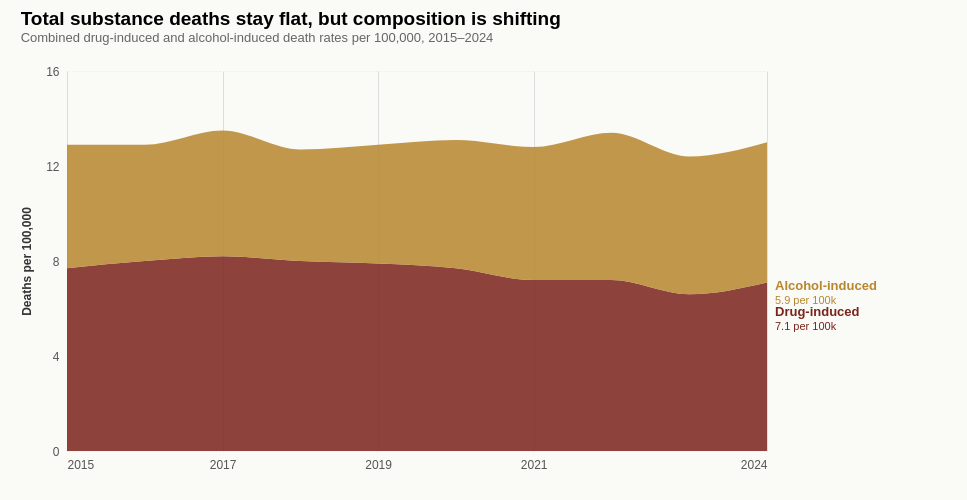

This figure's Vega-Lite source:
### Vega-Lite specification from a JSON file in a GitHub repository (floating-point values rounded to 4 significant figures)
{"$schema": "https://vega.github.io/schema/vega-lite/v5.json", "title": {"text": "Total substance deaths stay flat, but composition is shifting", "subtitle": "Combined drug-induced and alcohol-induced death rates per 100,000, 2015–2024", "anchor": "start", "fontSize": 19, "subtitleFontSize": 13, "subtitleColor": "#666", "offset": 20}, "config": {"view": {"stroke": null}, "font": "sans-serif"}, "background": "#FAFAF7", "width": 700, "height": 380, "padding": {"left": 20, "right": 90, "top": 10, "bottom": 30}, "data": {"values": [{"year": 2015, "category": "Drug-induced", "rate": 7.7}, {"year": 2015, "category": "Alcohol-induced", "rate": 5.2}, {"year": 2016, "category": "Drug-induced", "rate": 8.0}, {"year": 2016, "category": "Alcohol-induced", "rate": 4.9}, {"year": 2017, "category": "Drug-induced", "rate": 8.2}, {"year": 2017, "category": "Alcohol-induced", "rate": 5.3}, {"year": 2018, "category": "Drug-induced", "rate": 8.0}, {"year": 2018, "category": "Alcohol-induced", "rate": 4.7}, {"year": 2019, "category": "Drug-induced", "rate": 7.9}, {"year": 2019, "category": "Alcohol-induced", "rate": 5.0}, {"year": 2020, "category": "Drug-induced", "rate": 7.7}, {"year": 2020, "category": "Alcohol-induced", "rate": 5.4}, {"year": 2021, "category": "Drug-induced", "rate": 7.2}, {"year": 2021, "category": "Alcohol-induced", "rate": 5.6}, {"year": 2022, "category": "Drug-induced", "rate": 7.2}, {"year": 2022, "category": "Alcohol-induced", "rate": 6.2}, {"year": 2023, "category": "Drug-induced", "rate": 6.6}, {"year": 2023, "category": "Alcohol-induced", "rate": 5.8}, {"year": 2024, "category": "Drug-induced", "rate": 7.1}, {"year": 2024, "category": "Alcohol-induced", "rate": 5.9}]}, "encoding": {"x": {"field": "year", "type": "quantitative", "title": null, "scale": {"domain": [2015, 2024], "nice": false}, "axis": {"values": [2015, 2017, 2019, 2021, 2024], "format": "d", "labelFontSize": 12, "labelColor": "#555", "domain": false, "ticks": false, "labelPadding": 8}}, "y": {"field": "rate", "type": "quantitative", "title": "Deaths per 100,000", "stack": "zero", "scale": {"domain": [0, 16]}, "axis": {"values": [0, 4, 8, 12, 16], "labelFontSize": 12, "labelColor": "#555", "titleFontSize": 12, "titleColor": "#333", "titlePadding": 12, "grid": true, "gridColor": "#EEE", "gridDash": [2, 2], "domain": false, "ticks": false, "labelPadding": 8}}, "color": {"field": "category", "type": "nominal", "scale": {"domain": ["Drug-induced", "Alcohol-induced"], "range": ["#7B241C", "#B8862D"]}, "legend": null}, "order": {"field": "order", "type": "ordinal"}}, "layer": [{"mark": {"type": "area", "opacity": 0.85, "interpolate": "monotone"}, "encoding": {"tooltip": [{"field": "year", "type": "quantitative", "title": "Year"}, {"field": "category", "type": "nominal", "title": "Cause"}, {"field": "rate", "type": "quantitative", "title": "Deaths per 100k"}]}}, {"transform": [{"filter": "datum.year == 2024 && datum.category == 'Drug-induced'"}], "mark": {"type": "text", "fontSize": 13, "fontWeight": 600, "color": "#7B241C", "align": "left", "dx": 8, "dy": 30}, "encoding": {"text": {"value": "Drug-induced"}}}, {"transform": [{"filter": "datum.year == 2024 && datum.category == 'Drug-induced'"}], "mark": {"type": "text", "fontSize": 11, "color": "#7B241C", "align": "left", "dx": 8, "dy": 45}, "encoding": {"text": {"value": "7.1 per 100k"}}}, {"transform": [{"filter": "datum.year == 2024 && datum.category == 'Alcohol-induced'"}], "mark": {"type": "text", "fontSize": 13, "fontWeight": 600, "color": "#B8862D", "align": "left", "dx": 8, "dy": -25}, "encoding": {"text": {"value": "Alcohol-induced"}}}, {"transform": [{"filter": "datum.year == 2024 && datum.category == 'Alcohol-induced'"}], "mark": {"type": "text", "fontSize": 11, "color": "#B8862D", "align": "left", "dx": 8, "dy": -10}, "encoding": {"text": {"value": "5.9 per 100k"}}}]}
